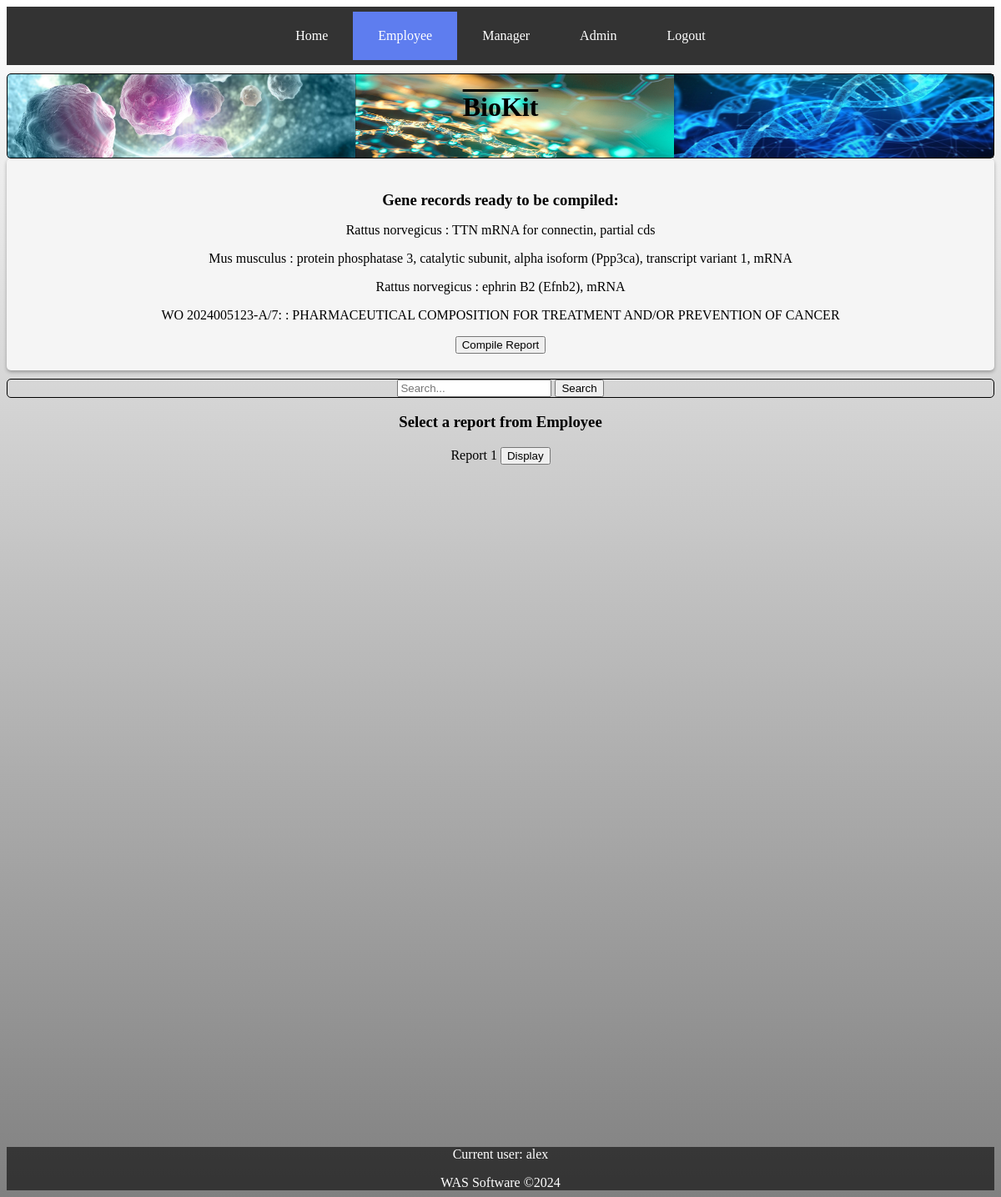
The app's page /employee.html/ (signed in) with its own data.
### models.py (models this page shows, shortened)
class Record(db.Model):
	__tablename__ = 'record'
	id = db.Column(db.Integer, primary_key=True)
	nucleotide_id = db.Column(db.String(20), unique=True)
	organism = db.Column(db.String(80))
	gene_info = db.Column(db.String(100))
	nucleotides = db.Column(db.Text)
	gc_content = db.Column(db.Float)
	amino_acids = db.Column(db.Text)
	siRNA = db.Column(db.Text)
	sense_similarity = db.Column(db.Float)
	melting_temp = db.Column(db.Float)
	molecular_weight = db.Column(db.Float)
	hydrophobicity = db.Column(db.Float)
	secondary_structure_prediction = db.Column(db.String(100))
	employee_id = db.Column(db.Integer, nullable=False)
	report_id = db.Column(db.Integer, db.ForeignKey('report.id', ondelete='CASCADE'))
	reports = db.relationship('Report', secondary='report_record', backref='associated_records')

class Report(db.Model):
	__tablename__ = 'report'
	id = db.Column(db.Integer, primary_key=True)
	employee_id = db.Column(db.Integer, db.ForeignKey('record.employee_id'))
	nucleotide_ids = db.Column(db.JSON)
	organisms = db.Column(db.JSON)
	nucleotides = db.Column(db.JSON)
	phylo_tree = db.Column(db.String(50), nullable=True)
	dot_line_graph = db.Column(db.JSON)
	heat_map = db.Column(db.JSON)
	bar_chart = db.Column(db.String(50), nullable=True)
	records = db.relationship('Record', secondary='report_record', backref='associated_reports')

class User(UserMixin, db.Model):
	__tablename__ = 'user'
	id = db.Column(db.Integer, primary_key=True)
	username = db.Column(db.String(100), unique=True, nullable=False)
	email = db.Column(db.String(120), unique=True, nullable=False)
	password = db.Column(db.String(300), nullable=False, unique=True)
	role = db.Column(db.String(40), nullable=True)
	view_reports = db.Column(db.Boolean, default=False)
	delete_reports = db.Column(db.Boolean, default=False)
	print_reports = db.Column(db.Boolean, default=False)
	change_reports = db.Column(db.Boolean, default=False)

### routes.py (the view, shortened to what this page needs)
@app.route('/employee.html/', methods=("GET", "POST"), strict_slashes=False)
@app.route('/employee.html/<selected_result>', methods=("GET", "POST"), strict_slashes=False)
@login_required
def employee():
    employee_id = current_user.id
    reports = models.Report.query.filter_by(employee_id=employee_id).all()
    all_records = models.Record.query.order_by(models.Record.id.desc()).all()
    return render_template('employee.html', title="Employee", active_page='employee', reports=reports,
                           all_records=all_records)

### routes.py (called while the page is built)
@login_manager.user_loader
def load_user(user_id):
    return User.query.get(int(user_id))

### templates/employee.html (shortened to what this page needs)
{% extends "base.html" %}
{% block content %}
{% if all_records %}
<div class="records-container">
    <h3>Gene records ready to be compiled:</h3>
    {% for record in all_records %}
    <p>{{ record.organism }} : {{ record.gene_info }}</p>
    {% endfor %}
    <button type="button" onclick="compileReport()">Compile Report</button>
</div>
{% endif %}
<div class="flex-container">
    <form id="searchForm">
        <input type="text" name="search" placeholder="Search...">
        <button type="button" onclick="searchReports()">Search</button>
    </form>
</div>
<div>
    <form action="add_action" method="post" style="text-align:center">
        <h3>Select a report from Employee</h3>
        {% for report in reports %}
        <label for="report{{ loop.index }}">Report {{ loop.index }}</label>
        <button type="button" onclick="displayReport('{{ report.id }}')">Display</button>
        <br>
        {% endfor %}
        <br>
    </form>
</div>
{% endblock %}

### templates/base.html (shortened to what this page needs)
<!DOCTYPE html>
<html lang="en">
<head>
    <link rel="stylesheet" href="../static/styles/styles.css">
</head>
<body>
<header>
    <div class="navbar-container">
        <div class="navbar">
            <a href="/index" {% if active_page== 'home' %}class="active"{% endif %}>Home</a>
            <a href="/employee.html" {% if active_page== 'employee' %}class="active"{% endif %}>Employee</a>
            <a href="/manager.html" {% if active_page== 'manager' %}class="active"{% endif %}>Manager</a>
            <a href="/admin.html" {% if active_page== 'admin' %}class="active"{% endif %}>Admin</a>
            {% if current_user.is_authenticated %}
                <a href=/logout.html>Logout</a>
            {% else %}
                <a href=/login.html>Login</a>
            {% endif %}
        </div>
    </div>
    <div class="flex-container">
        <img src="../static/images/cells0.jpg" alt="BioHeader0">
        <img src="../static/images/cell-and-molecular-biology.png" alt="BioHeader1">
        <img src="../static/images/dna0.jpg" alt="BioHeader2">
        <h1>BioKit</h1>
    </div>
</header>
<main>
    {% block content %}
    {% endblock %}
</main>
<footer>
    <div>
        {% if current_user.is_authenticated %}
            <p>Current user: {{ current_user.username }}</p>
        {% endif %}
    </div>
    WAS Software &copy;2024
</footer>
</body>
</html>

### static/styles/styles.css (style rules this page uses)
html { background: linear-gradient(to bottom, white, grey); }
.flex-container { display: flex; justify-content: center; border: 1px solid black; border-radius: 5px; margin-top: 10px; }
.records-container { text-align: center; padding: 20px; background-color: #f5f5f5; border-radius: 5px; box-shadow: 0 2px 4px rgba(0, 0, 0, 0.3); }
.records-container h3 { text-align: center; margin-bottom: 10px; }
.flex-container img { width: 100%; height: 100px; z-index: -1; }
.flex-container h1 { position: absolute; text-decoration: overline; }
footer { background-color: rgba(0, 0, 0, 0.59); color: white; text-align: center; margin-top: 100vh; }
.navbar-container { background-color: #333333; width: 100%; }
.navbar { height: 60px; display: flex; justify-content: center; align-items: center; padding: 5px 0px; margin: 0 auto; }
.navbar a { color: #fff; text-decoration: none; padding: 20px 30px; }
.active { background-color: rgb(94, 125, 239); }

### records on screen
Record: organism "Rattus norvegicus", gene_info "TTN mRNA for connectin, partial cds"
Record: organism "Mus musculus", gene_info "protein phosphatase 3, catalytic subunit, alpha isoform (Ppp3ca), transcript variant 1, mRNA"
Record: organism "Rattus norvegicus", gene_info "ephrin B2 (Efnb2), mRNA"
Record: organism "WO 2024005123-A/7:", gene_info "PHARMACEUTICAL COMPOSITION FOR TREATMENT AND/OR PREVENTION OF CANCER"
User: username "alex"
